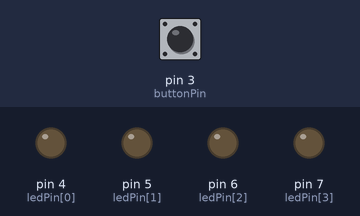
Bench run of a sketch on a simulated Arduino Uno, built with avr-gcc and run on an emulated ATmega328P. Parts: output pins drawn as LEDs (lit = HIGH). Inputs (shaded band) come from the test bench; at power-on: pin 3 (buttonPin) LOW.

Above: at 2.7 s.
2.8 s: pin 3 (buttonPin) pulled HIGH for 3.2 s
At 7.2 s:
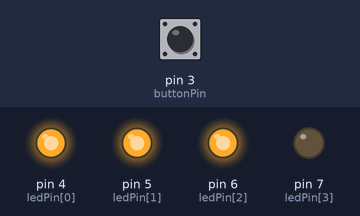
7.5 s: pin 3 (buttonPin) pulled HIGH for 0.15 s
At 8.5 s:
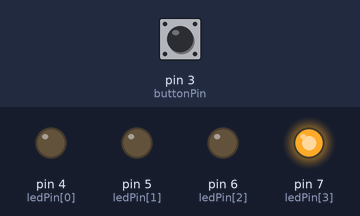
9.5 s: pin 3 (buttonPin) pulled HIGH for 1 s
At 11.6 s:
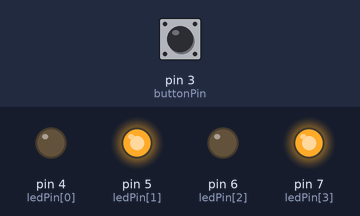
12.0 s: pin 3 (buttonPin) pulled HIGH for 0.15 s
At 13.2 s:
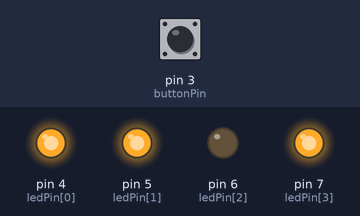
14.0 s: pin 3 (buttonPin) pulled HIGH for 0.15 s
At 15.7 s:
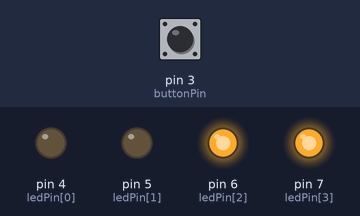
16.0 s: pin 3 (buttonPin) pulled HIGH for 1 s
At 17.8 s:
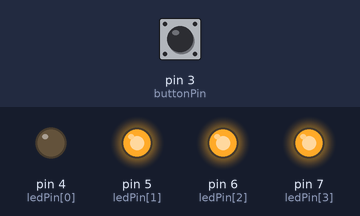
Timing chart, 0 to 19.3 s (numbered marks = the images above; inputs shaded):
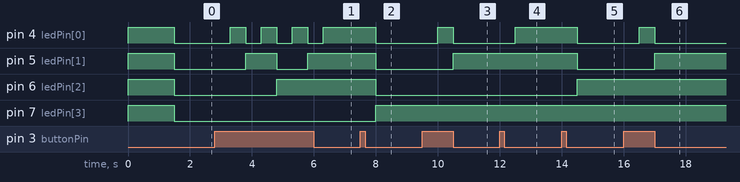

Measured:
- after the input at 2.8 s, pin 4 (ledPin[0]): alternates HIGH for 0.50 s and LOW for 0.50 s, 7 changes in all, then stays HIGH, starting after 0.50 s; pin 5 (ledPin[1]): LOW → HIGH after 1.0 s, → LOW 1.0 s later, → HIGH 1.0 s later; pin 6 (ledPin[2]): LOW → HIGH after 2.0 s
- after the input at 7.5 s, pin 4 (ledPin[0]), pin 5 (ledPin[1]), pin 6 (ledPin[2]): HIGH → LOW after 0.50 s; pin 7 (ledPin[3]): LOW → HIGH after 0.50 s
- after the input at 9.5 s, pin 4 (ledPin[0]): LOW → HIGH after 0.50 s, → LOW 0.50 s later; pin 5 (ledPin[1]): LOW → HIGH after 1.0 s
- after the input at 12.0 s, pin 4 (ledPin[0]): LOW → HIGH after 0.50 s
- after the input at 14.0 s, pin 4 (ledPin[0]), pin 5 (ledPin[1]): HIGH → LOW after 0.50 s; pin 6 (ledPin[2]): LOW → HIGH after 0.50 s
- after the input at 16.0 s, pin 4 (ledPin[0]): LOW → HIGH after 0.50 s, → LOW 0.50 s later; pin 5 (ledPin[1]): LOW → HIGH after 1.0 s

The sketch:

binary.ino
```cpp
/**
 * Binary Counter for Arduino
 *
 * Designed as a project for students to introduce them to Arduinos and
 * programming.
 *
 * Written by Dave Hall - http://davehall.com.au
 */

// Define our LED pins.
int ledPin[] = {4, 5, 6, 7,};

// The number of LEDS configured.
int numLeds = 4;

// Define our input button pin.
int buttonPin = 3;

// Always start the counter at 0.
byte counter = 0;

// Calculate the maximum value to be displayed.
int maxValue = 15;

/**
 * Perform the initial setup of our device.
 */
void setup()
{
  // Tell the arduino to listen for input from the button.
  pinMode(buttonPin, INPUT);

  // Tell the arduino to expect output
  for (int i = 0; i < numLeds; i++) {
    pinMode(ledPin[i], OUTPUT);
  }

  // Blink each of the LEDs to confirm the circuit is correct.
  for (int i = 0; i < numLeds; i++) {
    digitalWrite(ledPin[i], HIGH);
  }

  delay(1500);

  for (int i = 0; i < numLeds; i++) {
    digitalWrite(ledPin[i], LOW);
  }

}

/**
 * What to do continuously until stopped.
 */
void loop()
{
  // Check if our button is being pressed
  if (digitalRead(buttonPin) == HIGH) {
    // Increment the counter.
    counter++;
    // Wait half a second so we don't double count presses.
    delay(500);
    // Update our display.
    displayBinary(counter);
  }

  // Make sure we don't go past our maximum allowed value.
  if (counter >= maxValue) {
    // Make sure the user sees all the LEDs lit up.
    delay(1000);
    // Reset our counter.
    counter = 0;
  displayBinary(counter);
  }
}

/**
 * Displays the value as a binary number using an array of LEDs.
 *
 * Derived from work by M Atkinson.
 * http://www.multiwingspan.co.uk/arduino.php?page=led5
 */
void displayBinary(byte numToShow)
{
  // Check each of the bits in our number.
  for (int i = 0; i < numLeds; i++)
  {
    // Is the bit "on"?
    if (bitRead(numToShow, i) == 1)
    {
      // Turn the LED on.
      digitalWrite(ledPin[i], HIGH);
    }
    else
    {
      // Turn the LED off.
      digitalWrite(ledPin[i], LOW);
    }
  }
}
```
